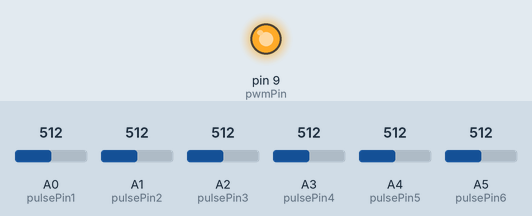
A sketch run on a simulated Arduino Uno, built with avr-gcc and run on an emulated ATmega328P. Shown: output pins drawn as LEDs (lit = HIGH). The test bench sets the inputs (shaded band); at power-on: A0 (pulsePin1) = 512, A1 (pulsePin2) = 512, A2 (pulsePin3) = 512, A3 (pulsePin4) = 512, A4 (pulsePin5) = 512, A5 (pulsePin6) = 512. What the sketch prints to the serial monitor is not drawn.

Above: at 0.1 s.
Timing chart, 0 to 1.6 s (numbered marks = the images above):
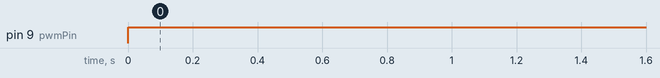

The sketch:

nc_6input.ino
```cpp
// Nail conductor 3input with 1switch.

int pulsePin1 = 0;                // Pulse Sensor analog pin
int pulsePin2 = 1;                // Pulse Sensor analog pin
int pulsePin3 = 2;                // Pulse Sensor analog pin
int pulsePin4 = 3;                // Pulse Sensor analog pin
int pulsePin5 = 4;                // Pulse Sensor analog pin
int pulsePin6 = 5;                // Pulse Sensor analog pin

int pwmPin = 9;  // PWM出力させるピン番号を指定

volatile int Signal1;             // holds the incoming raw data
volatile int Signal2;             // holds the incoming raw data
volatile int Signal3;             // holds the incoming raw data
volatile int Signal4;             // holds the incoming raw data
volatile int Signal5;             // holds the incoming raw data
volatile int Signal6;             // holds the incoming raw data

int DUTY = 255 * 1.0;   // デューティー比を指定(0~255)
int DELAY = 10;

void setup() {
  // No. 9/10 Pin ベースクロック変更
  //  TCCR1B = (TCCR1B & 0b11111000) | 0x01; //31.373kHz
  TCCR1B = (TCCR1B & 0b11111000) | 0x02; // 3.921kHz
  //  TCCR1B = (TCCR1B & 0b11111000) | 0x03; //   490.2Hz
  //  TCCR1B = (TCCR1B & 0b11111000) | 0x04; //   122.6Hz
  //  TCCR1B = (TCCR1B & 0b11111000) | 0x05; //    30.6kHz

  pinMode(pwmPin, OUTPUT);  // PWM出力用設定

  Serial.begin(115200);
  while (!Serial);
  //  Serial.println("Ready!");
}

void loop() {
  analogWrite(pwmPin, DUTY);  // 指定ピンにアナログ値(PWM)を出力

  Signal1 = Signal2 = Signal3 = Signal4 = Signal5 = Signal6 = 0;

  Signal1 = analogRead(pulsePin1);// / 1.024;      // read the Pulse Sensor
  Signal2 = analogRead(pulsePin2);// / 1.024;      // read the Pulse Sensor
  Signal3 = analogRead(pulsePin3);// / 1.024;      // read the Pulse Sensor
  Signal4 = analogRead(pulsePin4);// / 1.024;      // read the Pulse Sensor
  Signal5 = analogRead(pulsePin5);// / 1.024;      // read the Pulse Sensor
  Signal6 = analogRead(pulsePin6);// / 1.024;      // read the Pulse Sensor

  serialOutput();
  delay(DELAY);
}

void serialOutput() {  // Output Serial Raw data.
  Serial.print(Signal1);
  Serial.print(",");
  Serial.print(Signal2);
  Serial.print(",");
  Serial.print(Signal3);
  Serial.print(",");
  Serial.print(Signal4);
  Serial.print(",");
  Serial.print(Signal5);
  Serial.print(",");
  Serial.println(Signal6);
}
```

Measured:
- by itself, pin 9 (pwmPin): LOW → HIGH at 0.00 s
